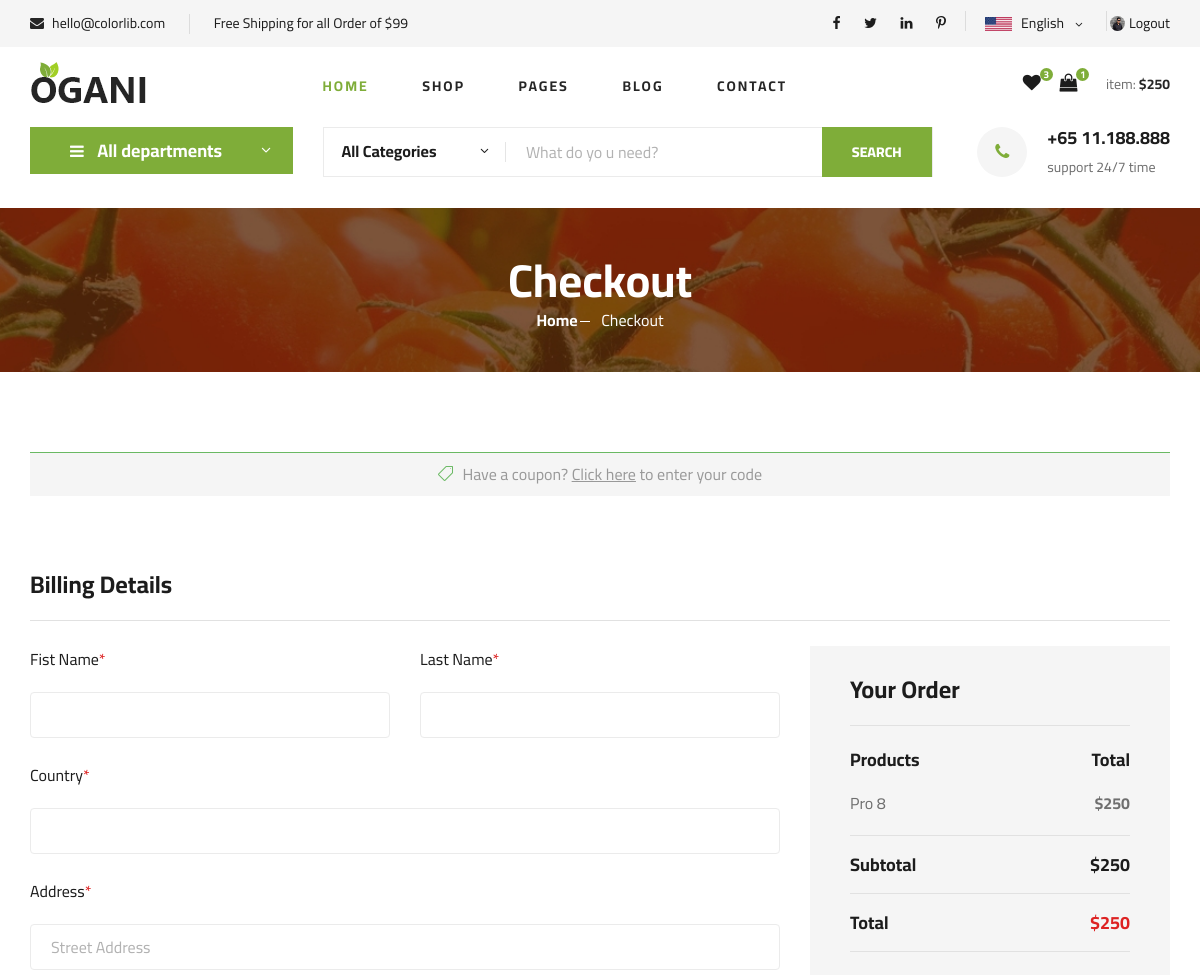
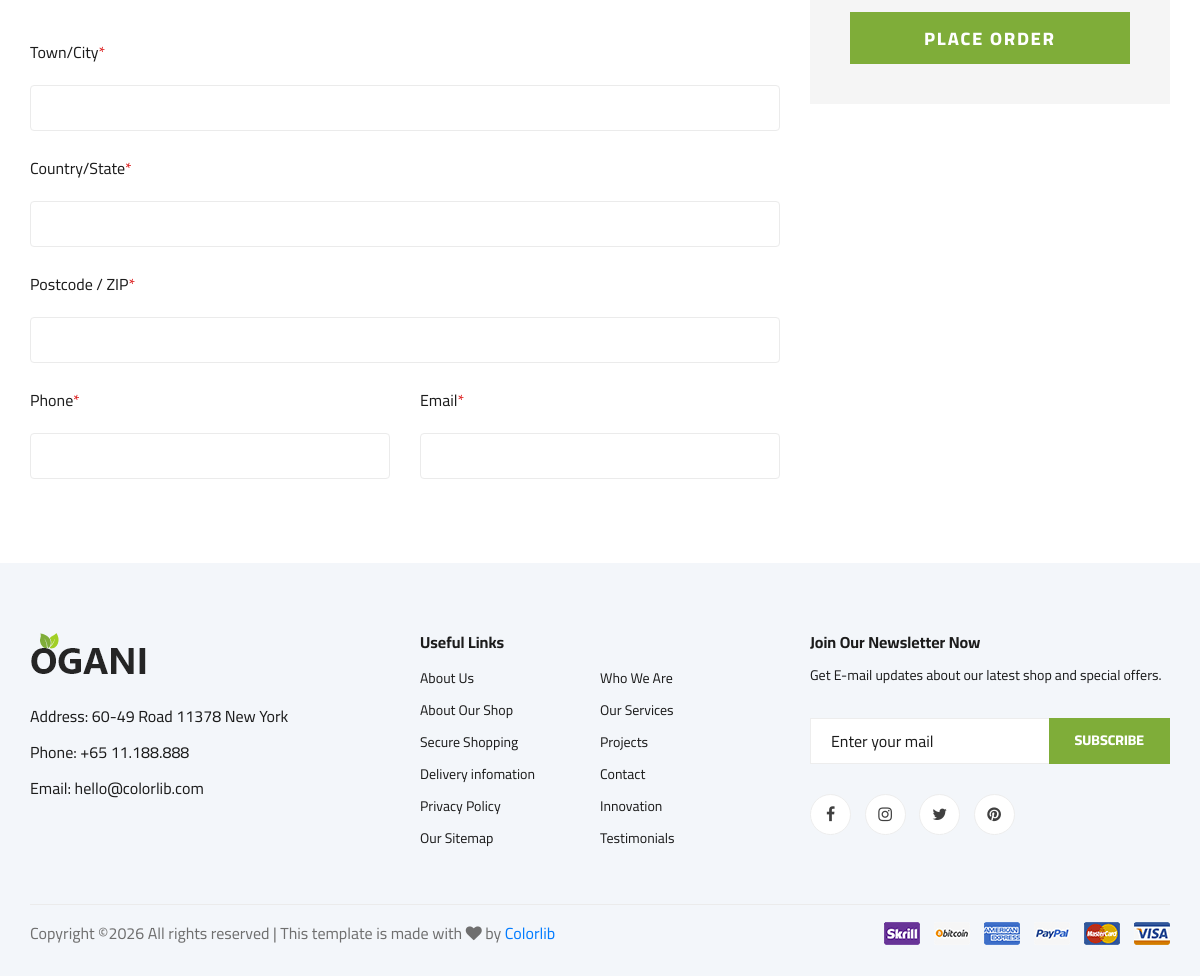
Screenshot of /checkout (signed in) with the database file from the repository (2 pictures, top to bottom).
### myapp/models.py (models this page shows, shortened)
class user(models.Model):
    username=models.CharField(max_length=30)
    email=models.EmailField(max_length=30)
    password=models.CharField(max_length=30)
    phone_number=models.IntegerField(blank=True,null=True)
    image=models.ImageField(upload_to="image",blank=True,null=True)
    otp=models.IntegerField(blank=True,null=True)

class cart(models.Model):
    user=models.ForeignKey(user,on_delete=models.CASCADE)
    product=models.ForeignKey(product,on_delete=models.CASCADE)
    qty=models.IntegerField(default=1)
    total_price=models.IntegerField(default=1)
    added_at=models.DateTimeField(auto_now_add=True)
    order_status=models.BooleanField(default=False)

class product(models.Model):
    name=models.CharField(max_length=100)
    price = models.IntegerField()
    image=models.ImageField(upload_to="image")
    category=models.ForeignKey(category,on_delete=models.CASCADE,blank=True,null=True)

### myapp/views.py (the view)
# urls.py: path('checkout', views.checkout, name='checkout'),
def checkout(request):
        cid=category.objects.all().order_by("-id")
        uid=user.objects.get(username=request.session['username'])
        wid_count=wishlist.objects.filter(user=uid).count()
        cid_count=cart.objects.filter(user=uid,order_status=False).count()
        cart_items = cart.objects.filter(user=uid,order_status=False).select_related('product')
        l1 = [i.total_price for i in cart_items]
        subtotal=sum(item.total_price for item in cart_items)
        shipping=0 if subtotal>99 else 20
        total=subtotal+shipping
        print(total)
        amount = int(total)*100 #100 here means 1 dollar,1 rupree if currency INR
        client = razorpay.Client(auth=('rzp_test_bilBagOBVTi4lE','77yKq3N9Wul97JVQcjtIVB5z'))
        response = client.order.create({'amount':amount,'currency':'INR','payment_capture':1})
        contaxt={
                "cid":cid,
                "uid":uid,
                "wid_count": wid_count,
                "cid_count": cid_count,
                "cart_items":cart_items,
                "subtotal":subtotal,
                "shipping":shipping,
                "total":total,
                "response":response,
            }
        return render(request,"checkout.html", contaxt)

### myapp/templates/checkout.html (shortened to what this page needs)
{% load static %}
<!DOCTYPE html>
<html lang="zxx">
<head>
    <link rel="stylesheet" href="{% static 'css/bootstrap.min.css' %}" type="text/css">
    <link rel="stylesheet" href="{% static 'css/font-awesome.min.css' %}" type="text/css">
    <link rel="stylesheet" href="{% static 'css/elegant-icons.css' %}" type="text/css">
    <link rel="stylesheet" href="{% static 'css/nice-select.css' %}" type="text/css">
    <link rel="stylesheet" href="{% static 'css/jquery-ui.min.css' %}" type="text/css">
    <link rel="stylesheet" href="{% static 'css/owl.carousel.min.css' %}" type="text/css">
    <link rel="stylesheet" href="{% static 'css/slicknav.min.css' %}" type="text/css">
    <link rel="stylesheet" href="{% static 'css/style.css' %}" type="text/css">
</head>
<body>
    <header class="header">
        <div class="header__top">
            <div class="container">
                <div class="row">
                    <div class="col-lg-6">
                        <div class="header__top__left">
                            <ul>
                                <li><i class="fa fa-envelope"></i> hello@colorlib.com</li>
                                <li>Free Shipping for all Order of $99</li>
                            </ul>
                        </div>
                    </div>
                    <div class="col-lg-6">
                        <div class="header__top__right">
                            <div class="header__top__right__social">
                                <a href="#"><i class="fa fa-facebook"></i></a>
                                <a href="#"><i class="fa fa-twitter"></i></a>
                                <a href="#"><i class="fa fa-linkedin"></i></a>
                                <a href="#"><i class="fa fa-pinterest-p"></i></a>
                            </div>
                            <div class="header__top__right__language">
                                <img src="{% static 'img/language.png' %}" alt="">
                                <div>English</div>
                                <span class="arrow_carrot-down"></span>
                            </div>
                            <div class="header__top__right__auth">
                                <a href="{% url 'profile' %}" title="View Profile">
                                    <img src="{{ uid.image.url }}" alt="User" class="profile-icon" >
                                </a>
                                <a href="{% url 'logout' %}">Logout</a>
                            </div>
                        </div>
                    </div>
                </div>
            </div>
        </div>
        <div class="container">
            <div class="row">
                <div class="col-lg-3">
                    <div class="header__logo">
                        <a href="{% url 'index' %}"><img src="{% static 'img/logo.png' %}" alt=""></a>
                    </div>
                </div>
                <div class="col-lg-6">
                    <nav class="header__menu">
                        <ul>
                            <li class="active"><a href="{% url 'index' %}">Home</a></li>
                            <li><a href="{% url 'shop_grid' %}">Shop</a></li>
                            <li><a href="#">Pages</a>
                            </li>
                            <li><a href="{% url 'blog' %}">Blog</a></li>
                            <li><a href="{% url 'contact' %}">Contact</a></li>
                        </ul>
                    </nav>
                </div>
                <div class="col-lg-3">
                    <div class="header__cart">
                        <ul>
                            <li><a href="{% url 'wishlists' %}"><i class="fa fa-heart"></i> <span>{{wid_count}}</span></a></li>
                            <li><a href="{% url 'shoping_cart' %}"><i class="fa fa-shopping-bag"></i> <span>{{cid_count}}</span></a></li>
                        </ul>
                        <div class="header__cart__price">item: <span>${{total}}</span></div>
                    </div>
                </div>
            </div>
        </div>
    </header>
    <section class="hero hero-normal">
        <div class="container">
            <div class="row">
                <div class="col-lg-3">
                    <div class="hero__categories">
                        <div class="hero__categories__all">
                            <i class="fa fa-bars"></i>
                            <span>All departments</span>
                        </div>
                    </div>
                </div>
                <div class="col-lg-9">
                    <div class="hero__search">
                        <div class="hero__search__form">
                            <form action="#">
                                <div class="hero__search__categories">
                                    All Categories
                                    <span class="arrow_carrot-down"></span>
                                </div>
                                <input type="text" placeholder="What do yo u need?">
                                <button type="submit" class="site-btn">SEARCH</button>
                            </form>
                        </div>
                        <div class="hero__search__phone">
                            <div class="hero__search__phone__icon">
                                <i class="fa fa-phone"></i>
                            </div>
                            <div class="hero__search__phone__text">
                                <h5>+65 11.188.888</h5>
                                <span>support 24/7 time</span>
                            </div>
                        </div>
                    </div>
                </div>
            </div>
        </div>
    </section>
    <section class="breadcrumb-section set-bg" data-setbg="{% static 'img/breadcrumb.jpg' %}">
        <div class="container">
            <div class="row">
                <div class="col-lg-12 text-center">
                    <div class="breadcrumb__text">
                        <h2>Checkout</h2>
                        <div class="breadcrumb__option">
                            <a href="{% url 'index' %}">Home</a>
                            <span>Checkout</span>
                        </div>
                    </div>
                </div>
            </div>
        </div>
    </section>
    <section class="checkout spad">
        <div class="container">
            <div class="row">
                <div class="col-lg-12">
                    <h6><span class="icon_tag_alt"></span> Have a coupon? <a href="#">Click here</a> to enter your code
                    </h6>
                </div>
            </div>
            <div class="checkout__form">
                <h4>Billing Details</h4>
                <form action="{% url 'Add_Billing' %}" method="post">
                    <div class="row">
                        <div class="col-lg-8 col-md-6">
                            <div class="row">
                                <div class="col-lg-6">
                                    <div class="checkout__input">
                                        <p>Fist Name<span>*</span></p>
                                        <input type="text" name="first_name" required>
                                    </div>
                                </div>
                                <div class="col-lg-6">
                                    <div class="checkout__input">
                                        <p>Last Name<span>*</span></p>
                                        <input type="text" name="last_name" required>
                                    </div>
                                </div>
                            </div>
                            <div class="checkout__input">
                                <p>Country<span>*</span></p>
                                <input type="text" name="country" required>
                            </div>
                            <div class="checkout__input">
                                <p>Address<span>*</span></p>
                                <input type="text" placeholder="Street Address" class="checkout__input__add" name="address" required>
                            </div>
                            <div class="checkout__input">
                                <p>Town/City<span>*</span></p>
                                <input type="text" name="city" required>
                            </div>
                            <div class="checkout__input">
                                <p>Country/State<span>*</span></p>
                                <input type="text" name="state" required>
                            </div>
                            <div class="checkout__input">
                                <p>Postcode / ZIP<span>*</span></p>
                                <input type="text" name="zip_code" required>
                            </div>
                            <div class="row">
                                <div class="col-lg-6">
                                    <div class="checkout__input">
                                        <p>Phone<span>*</span></p>
                                        <input type="text" name="phone_number" required>
                                    </div>
                                </div>
                                <div class="col-lg-6">
                                    <div class="checkout__input">
                                        <p>Email<span>*</span></p>
                                        <input type="text" name="email" required>
                                    </div>
                                </div>
                            </div>
                        </div>
                        <div class="col-lg-4 col-md-6">
                            <div class="checkout__order">
                                <h4>Your Order</h4>
                                <div class="checkout__order__products">Products <span>Total</span></div>
                                <ul>
                                    {% for item in cart_items %}
                                    <li>{{item.product.name}}<span>${{item.total_price}}</span></li>
                                    {% endfor %}
                                </ul>
                                <div class="checkout__order__subtotal">Subtotal <span>${{subtotal}}</span></div>
                                <div class="checkout__order__total">Total <span>${{total}}</span></div>
                                <button type="submit" class="site-btn">PLACE ORDER</button>
                            </div>
                        </div>
                    </div>
                </form>
            </div>
        </div>
    </section>
    <footer class="footer spad">
        <div class="container">
            <div class="row">
                <div class="col-lg-3 col-md-6 col-sm-6">
                    <div class="footer__about">
                        <div class="footer__about__logo">
                            <a href="./index.html"><img src="{% static 'img/logo.png' %}" alt=""></a>
                        </div>
                        <ul>
                            <li>Address: 60-49 Road 11378 New York</li>
                            <li>Phone: +65 11.188.888</li>
                            <li>Email: hello@colorlib.com</li>
                        </ul>
                    </div>
                </div>
                <div class="col-lg-4 col-md-6 col-sm-6 offset-lg-1">
                    <div class="footer__widget">
                        <h6>Useful Links</h6>
                        <ul>
                            <li><a href="#">About Us</a></li>
                            <li><a href="#">About Our Shop</a></li>
                            <li><a href="#">Secure Shopping</a></li>
                            <li><a href="#">Delivery infomation</a></li>
                            <li><a href="#">Privacy Policy</a></li>
                            <li><a href="#">Our Sitemap</a></li>
                        </ul>
                        <ul>
                            <li><a href="#">Who We Are</a></li>
                            <li><a href="#">Our Services</a></li>
                            <li><a href="#">Projects</a></li>
                            <li><a href="#">Contact</a></li>
                            <li><a href="#">Innovation</a></li>
                            <li><a href="#">Testimonials</a></li>
                        </ul>
                    </div>
                </div>
                <div class="col-lg-4 col-md-12">
                    <div class="footer__widget">
                        <h6>Join Our Newsletter Now</h6>
                        <p>Get E-mail updates about our latest shop and special offers.</p>
                        <form action="#">
                            <input type="text" placeholder="Enter your mail">
                            <button type="submit" class="site-btn">Subscribe</button>
                        </form>
                        <div class="footer__widget__social">
                            <a href="#"><i class="fa fa-facebook"></i></a>
                            <a href="#"><i class="fa fa-instagram"></i></a>
                            <a href="#"><i class="fa fa-twitter"></i></a>
                            <a href="#"><i class="fa fa-pinterest"></i></a>
                        </div>
                    </div>
                </div>
            </div>
            <div class="row">
                <div class="col-lg-12">
                    <div class="footer__copyright">
                        <div class="footer__copyright__text"><p>
  Copyright &copy;<script>document.write(new Date().getFullYear());</script> All rights reserved | This template is made with <i class="fa fa-heart" aria-hidden="true"></i> by <a href="https://colorlib.com" target="_blank">Colorlib</a>
  </p></div>
                        <div class="footer__copyright__payment"><img src="{% static 'img/payment-item.png' %}" alt=""></div>
                    </div>
                </div>
            </div>
        </div>
    </footer>
</body>
</html>

### myapp/templates/checkout.html (style rules this page uses)
.profile-icon { width: 15px; height: 15px; border-radius: 50%; right:10.2%; top:35%; position: absolute; }

### rows the page displays
user: image (picture)
cart: product.name "Pro 8", total_price "250"

### other values shown
{{ wid_count }} "3"
{{ cid_count }} "1"
{{ total }} "250"
{{ subtotal }} "250"
